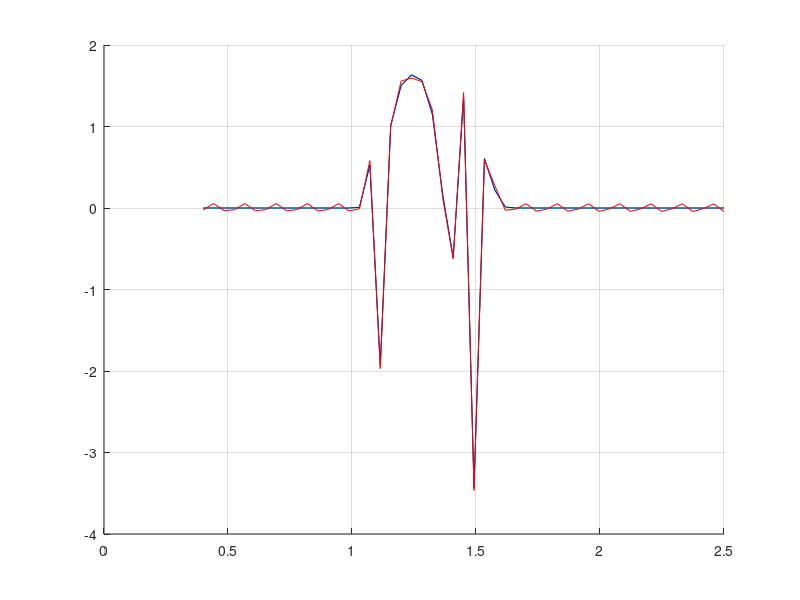

MATLAB code to generate this figure:
%Programa para calcular los Factores Franck-Condion de Morse
%Usando RNA BackPropagation
function FFC_BMP()
    tic
    clc; clear all
    format long e
    %entradas del algoritmo
    tol=1E-6 ; efe=1; k=0; n=50
    %Intervalos para el ajuste de la funcion
    a=0; b=pi; h=pi/n;x=a:h:b;
    c(1,1:n+1)=1;
    for j=2:n+1
        for i=1:n+1
            c(j,i)=cos((j-1)*x(i));
        end
    end
    w=rand(n+1,1); 
    r1=(sum(c.^2));
    r=sqrt(sum(r1));
    eta=1.35/r^2;  
  %%%%%%%%%%%%%%%%%%%%%%%%%%%%%%%%%%%%%%%%%%%%%%%%%%%%%%%%%%%%%%%%%%%%%%%%%%
    %Primer estado
    we(1)= 1675.355
    wexe(1)=13.433
    re(1)=1.21252
    %Segundo estado
    we(2)=1411.210
    wexe(2)=12.921
    re(2)=1.2864
    mu=7.500053859
    v1=8
    v2=8
    %Inicializacion de variables
    ka (1) = we(1)/wexe(1);
    ka (2) = we(2)/wexe(2);
    cte = 1.21777513710683E-01;
    b(1) = cte * sqrt(4 * wexe(1)* mu);
    b(2) = cte * sqrt(4 * wexe(2)* mu);
    g(1) = gamma(ka(1) - 1);
    g(2) = gamma(ka(2) - 1);
    lim_a=0.4;
    lim_b=2.5;
    %h=0.01;
    h=(lim_b-lim_a)/n;
    %Generacion de Funcion de Onda para cada estado
    %Funonda(1) del primer estado
    %constante de normalizacion           
    cte_normalizacion=sqrt(b(1)/g(1));
    for i=0:v1-1,
        num=(ka(1)-2*i-3.)*(ka(1)-i-1);
        den=(i+1)*(ka(1)-2*i-1);
        cte_normalizacion=cte_normalizacion*sqrt(num/den);
    end
    Nv1=cte_normalizacion;           
    %funonda(2) del segundo estado
    %constante de normalizacion           
    cte_normalizacion=sqrt(b(2)/g(2));
    for i=0:v2-1,
        num=(ka(2)-2*i-3.)*(ka(2)-i-1);
        den=(i+1)*(ka(2)-2*i-1);
        cte_normalizacion=cte_normalizacion*sqrt(num/den);
    end
    Nv2=cte_normalizacion;           
    %Generacion de la funcion a integrar que es funonda(v1)*funonda(2)
    r=lim_a;
    y=zeros();
    ri=zeros();
    for i=1:n+1, %Numero de Nodos
        ri(i)=r;
        p = r - re(1);
        x = ka(1) * exp( (-1) * b(1) * p);
        c2 = exp( ((-1) * x) / 2 );
        c3 = (ka(1) - 2*v1 - 1) / 2;
        c3= x^c3;  
        %c4 = laguerre(x,ka(1),v1);
        if v1 ~= 0,
            sum1 = 0;
            for j = 1:v1,
            %calculo del coeficiente binomial  
                if ( v1 == j),
                    coef_binomial = 1;
                else               %(v1 >= j) & (j >= 0),
                    coef_superior = gamma(v1 + 1); 
                    coef_inferior = gamma(j+1) * gamma ((v1-j)+1);
                    coef_binomial = coef_superior / coef_inferior;
                end    
                aux1 = (-1)^j*coef_binomial * x^(v1 - j);         
                %aux2 = producto(ka(1) - v1,j);
                aux = 1;
                for p = 1:j,
                    aux = aux * (ka(1) - v1 - p);
                end;
                aux2=aux;      
                aux1 = aux1 * aux2;
                sum1 = sum1 + aux1;
            end
            laguerre = x^v1 + sum1;
        else 
            laguerre = 1;
        end
        c4=laguerre;
        %fun_onda1 = ((-1.0)^v1)*Nv1 * c2 * c3 * c4;
        fun_onda1 = Nv1 * c2 * c3 * c4;
        %generacion de la funcion de onda del segundo estado
        p = r - re (2);
        x = ka(2) * exp( (-1) * b(2) * p);
        c2 = exp( ((-1) * x) / 2 );
        c3 = x^((ka(2) - 2*v2 - 1) / 2.);  
        % c4 = laguerre(x,ka(1),v1);
        if v2 ~= 0,
            sum1 = 0;    
            for j = 1:v2,
               %calculo del coeficiente binomial  
                if ( v2 == j),
                    coef_binomial = 1;
                else               %(v2 >= j) & (j >= 0),
                    coef_superior = gamma(v2 + 1); 
                    coef_inferior = gamma(j+1) * gamma ((v2-j)+1);
                    coef_binomial = coef_superior / coef_inferior;
                end    
                aux1 = (-1)^j*coef_binomial * x^(v2 - j);      
                %aux2 = producto(ka(2) - v2,j);
                aux = 1;
                for p = 1:j,
                    aux = aux * (ka(2) - v2 - p);
                end;
                aux2=aux;      
                aux1 = aux1 * aux2;
                sum1 = sum1 + aux1;
            end
            laguerre = x^v2 + sum1;
        else 
            laguerre = 1;
        end
        c4=laguerre;
        %fun_onda2 = ((-1.0)^v2)*Nv2 * c2 * c3 * c4;
        fun_onda2 = Nv2 * c2 * c3 * c4;
        y(i)=fun_onda1*fun_onda2;
        r=r+h;
    end 
%%%%%%%%%%%%%%%%%%%%%%%%%%%%%%%%%%%%%%%%%%%%%%%%%%%%%%%%%%%%%%%%%%%%%%%%%%
%intervalos de integracion
    a1=lim_a; b1=lim_b;
    F=y;
    z=ri;
%%%%%%%%%%%%%%%%%%%%%%%%%%%%%%%%%%%%%%%%%%%%%%%%%%%%%%%%%%%%%%%%%%%%%%%%%    
%Algoritmo RN Backtraking
    while efe > tol    
        Y=c*w;
        error=F'-Y;
        w=w+eta*c'*error;
        efe=sqrt(sum(error.^2));
        efe=.5*efe^2;
        k=k+1;
    end
%%%%%%%%%%%%%%%%%%%%%%%%%%%%%%%%%%%%%%%%%%%%%%%%%%%%%%%%%%%%%%%%%%%%%%%%%  
%Integral de la Funcion 1
    I2=(b1-a1)*w(1);
         for j=2:n+1
             I2=I2+w(j)/(j-1)*(sin((j-1)*b1)-sin((j-1)*a1));
         end
%%%%%%%%%%%%%%%%%%%%%%%%%%%%%%%%%%%%%%%%%%%%%%%%%%%%%%%%%%%%%%%%%%%%%%%%%                         
%Integral de la Funcion 2
    k1=(b1-a1);
          I=k1*w(1);
          for j=2:n+1
              c1=k1/((j-1)*pi);
              c2=sin((j-1)*pi) ;             
              c3=c1*c2;
              c4=w(j)*c3;
              I=I+c4;
          end
%%%%%%%%%%%%%%%%%%%%%%%%%%%%%%%%%%%%%%%%%%%%%%%%%%%%%%%%%%%%%%%%%%%%%%%%%     
    Yx=zeros();
    Yxx=zeros();
%Funcion aproximada
    for i=1:n+1     
        Yx(i)=w(1);
        Yxx(i)=w(1);
        for j=2:n+1          
            Yx(i)=Yx(i)+w(j)*cos((j-1)*pi/k1*(z(i)-a1));
            Yxx(i)=Yx(i)+w(j)*cos((j-1)*z(i));
        end            
    end     
%%%%%%%%%%%%%%%%%%%%%%%%%%%%%%%%%%%%%%%%%%%%%%%%%%%%%%%%%%%%%%%%%%%%%%%%%  
%Resultados obtenidos
    k
    efe
    I   
    I2
%%%%%%%%%%%%%%%%%%%%%%%%%%%%%%%%%%%%%%%%%%%%%%%%%%%%%%%%%%%%%%%%%%%%%%%%% 
%Graficas
    hold on
    grid on
    plot(ri,y,'g');       
    plot(ri,Yx,'b');
    plot(ri,Yxx,'r');    
    toc
           